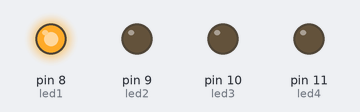
This sketch was run on a simulated Arduino Uno, built with avr-gcc and run on an emulated ATmega328P. On the bench: output pins drawn as LEDs (lit = HIGH).

Above: at 0.2 s.
At 0.55 s:
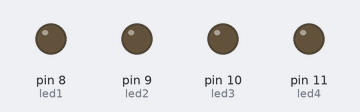
At 0.8 s:
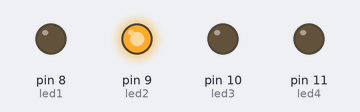
At 1.6 s:
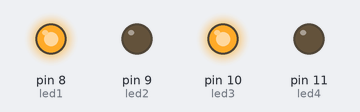
At 2.6 s:
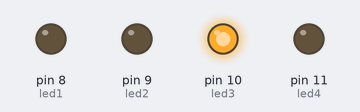
Timing chart, 0 to 3.2 s (numbered marks = the images above):
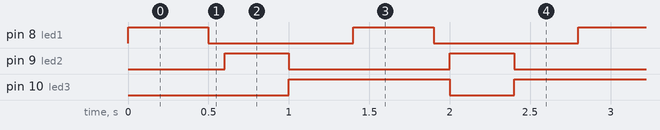

The sketch:

GomezAlexander_SIMULACI_N_2.1_SE.ino
```cpp
/*
*CAPÍTULO II: PUERTOS DIGITALES
*CÓDIGO 1: Manejo de puertos configurados como salidas
*OBJETIVO: Encender y apagar leds mediante diferentes tipos de variables
*NOMBRE: Gómez Alexander
*/
//variables: númericas enteras(int), decimales(float), caracteres(char)
const int led1=8;
const int led2=9;
const int led3=10;
const int led4=11;
// indicamos el modo de trabajo de cada uno de los pines.
void setup() {
  pinMode(led1,OUTPUT);
  pinMode(led2,OUTPUT);
  pinMode(led3,OUTPUT);
  pinMode(led4,OUTPUT);
}
// indicamos el orden de encendido de los leds
void loop() {
  digitalWrite(led1,HIGH);
  delay(500);
  digitalWrite(led1,LOW);
  delay(100);
  digitalWrite(led2,HIGH);
  digitalWrite(led3,LOW);
  delay(400);
  digitalWrite(led3,HIGH);
  digitalWrite(led2,LOW);
  delay(400);
}
```

Measured:
- by itself, pin 8 (led1): alternates HIGH for 0.50 s and LOW for 0.90 s
- by itself, pin 9 (led2): alternates HIGH for 0.40 s and LOW for 1.0 s
- by itself, pin 10 (led3): alternates HIGH for 1.0 s and LOW for 0.40 s
